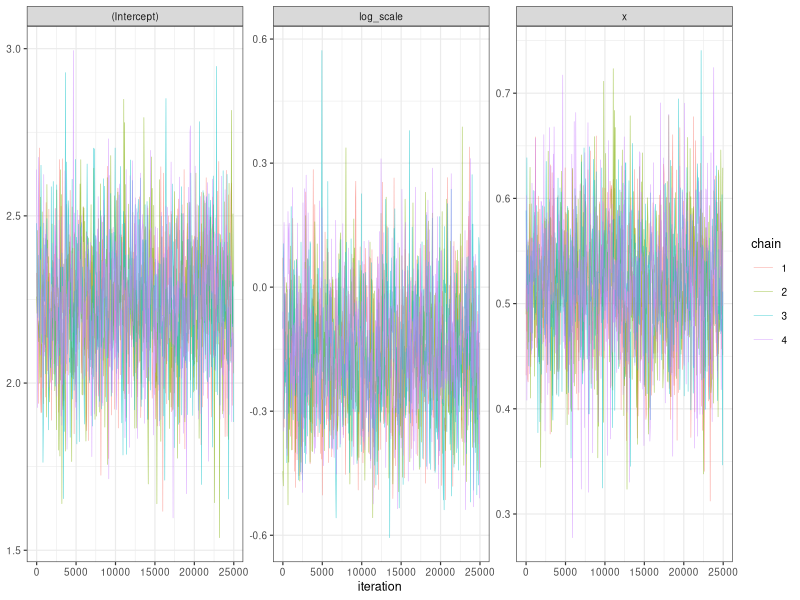
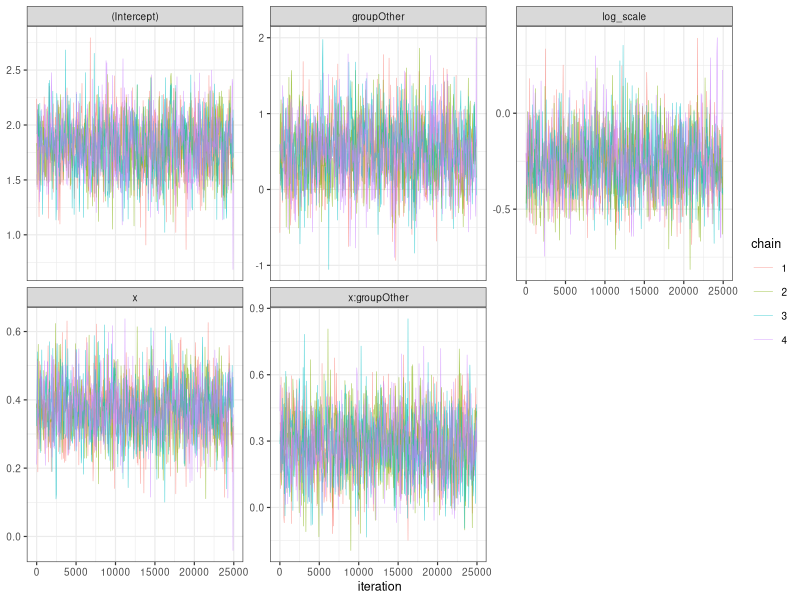

R code for these plots, in order:
# Run from the paleo-islands project root.
library(MASS)
library(posterior)
library(ggplot2)
library(readxl)
dir.create("area-estimation/results/bayesian-no-malay-23-10ma", recursive = TRUE, showWarnings = FALSE)
dir.create("area-estimation/plots/bayesian-no-malay-23-10ma", recursive = TRUE, showWarnings = FALSE)
dir.create("area-estimation/logs/bayesian-no-malay-23-10ma", recursive = TRUE, showWarnings = FALSE)
# Compare pooled and region-specific relationships on the same 23 islands after the stated exclusions.
d <- read.csv("area-estimation/results/selected-27/input.csv")
d <- d[!d$island %in% c("Borneo", "Java", "Sumatra", "Sulawesi"), ]
stopifnot(nrow(d) == 23)
d$x <- log(d$area_km2 / 10000)
write.csv(d, "area-estimation/results/bayesian-no-malay-23-10ma/calibration-data.csv", row.names = FALSE)
d$group <- factor(ifelse(d$region == "Caribbean", "Caribbean", "Other"), levels = c("Caribbean", "Other"))
write.csv(d, "area-estimation/results/bayesian-no-malay-23-10ma/calibration-data.csv", row.names = FALSE)
formulas <- list(simple = ~ x, separate = ~ x * group)
results <- list()
diagnostics <- data.frame()
acceptance <- data.frame()
traces <- data.frame()
started <- proc.time()[3]

# Four chains; proposal covariance fixed at posterior-mode curvature.
# Only proposal scale is tuned during warmup, then held fixed.
for (model in names(formulas)) {
  X <- model.matrix(formulas[[model]], d)
  p <- ncol(X)
  for (prior_width in 1) {
    id <- paste0(model, "_prior", prior_width)
    prior_mean <- rep(0, p)
    prior_mean[1] <- log(10)
    prior_mean[2] <- .4
    prior_sd <- rep(1.5, p)
    prior_sd[1] <- 2
    prior_sd[grepl("x", colnames(X), fixed = TRUE)] <- .5
    prior_sd <- prior_sd * prior_width
    # log(sigma) or log(NB size) is sampled with the appropriate prior.
    log_target <- function(theta) {
      beta <- theta[seq_len(p)]
      eta <- as.vector(X %*% beta)
      scale <- exp(theta[p+1])
      if (!is.finite(scale) || scale < 1e-10 || scale > 1e10) return(-Inf)
      lp <- sum(dnorm(beta, prior_mean, prior_sd, log = TRUE))
      if (model %in% c("simple", "separate")) {
        ll <- sum(dnorm(log(d$n_sp), eta, scale, log = TRUE))
        lp <- lp + dnorm(scale, 0, 1.5*prior_width, log = TRUE) + log(scale)
      } else {
        ll <- sum(dnbinom(d$n_sp, mu = exp(eta), size = scale, log = TRUE))
        lp <- lp + dnorm(log(scale), log(2), 1.5*prior_width, log = TRUE)
      }
      if (!is.finite(ll + lp)) return(-Inf)
      ll + lp
    }
    start <- c(prior_mean, 0)
    mode <- optim(start, function(z) -log_target(z), method = "BFGS", hessian = TRUE,
                  control = list(maxit = 2000, reltol = 1e-10))
    stopifnot(mode$convergence == 0, min(eigen(mode$hessian, symmetric = TRUE)$values) > 0)
    L <- t(chol(solve(mode$hessian)))
    chains <- array(NA_real_, c(25000, 4, p+1),
                    dimnames = list(NULL, paste0("chain",1:4), c(colnames(X), "log_scale")))
    for (chain in 1:4) {
      set.seed(261000 + 100*match(model, names(formulas)) + 10*prior_width + chain)
      theta <- as.vector(mode$par + L %*% rnorm(p+1, sd = 2))
      value <- log_target(theta)
      step <- 2.38/sqrt(p+1)
      accepted <- 0
      block <- 0
      for (iteration in 1:30000) {
        proposal <- as.vector(theta + step * L %*% rnorm(p+1))
        candidate <- log_target(proposal)
        if (log(runif(1)) < candidate - value) {
          theta <- proposal; value <- candidate
          block <- block + 1
          if (iteration > 5000) accepted <- accepted + 1
        }
        if (iteration <= 5000 && iteration %% 100 == 0) {
          step <- step * exp(.3*(block/100 - .234))
          block <- 0
        }
        if (iteration > 5000) chains[iteration-5000, chain, ] <- theta
      }
      acceptance <- rbind(acceptance, data.frame(model = id, chain = chain, acceptance = accepted/25000))
    }
    summary <- as.data.frame(summarise_draws(as_draws_array(chains)))
    summary$model <- id
    diagnostics <- rbind(diagnostics, summary)
    draws <- rbind(chains[,1,], chains[,2,], chains[,3,], chains[,4,])
    results[[id]] <- list(draws = draws, chains = chains, formula = formulas[[model]],
      prior_mean = prior_mean, prior_sd = prior_sd, mode = mode$par)
    for (j in seq_len(p+1)) {
      for (chain in 1:4) {
        traces <- rbind(traces, data.frame(model = id, parameter = dimnames(chains)[[3]][j],
          chain = factor(chain), iteration = seq(1,25000,by=50), value = chains[seq(1,25000,by=50),chain,j]))
      }
    }
    cat(id, "max Rhat", max(summary$rhat), "min ESS", min(summary$ess_bulk, summary$ess_tail), "\n")
    saveRDS(results, "area-estimation/results/bayesian-no-malay-23-10ma/regression-posteriors.rds")
  }
}
write.csv(diagnostics, "area-estimation/results/bayesian-no-malay-23-10ma/convergence.csv", row.names = FALSE)
write.csv(acceptance, "area-estimation/results/bayesian-no-malay-23-10ma/acceptance.csv", row.names = FALSE)
for (model in names(results)) {
  z <- traces[traces$model == model, ]
  plot <- ggplot(z, aes(iteration, value, colour = chain)) + geom_line(linewidth = .2, alpha = .65) +
    facet_wrap(~parameter, scales = "free_y", ncol = 3) + theme_bw(base_size = 9) + labs(y = NULL)
  ggsave(paste0("area-estimation/plots/bayesian-no-malay-23-10ma/traces-", model, ".pdf"), plot, width = 10, height = 7)
}
cat("Elapsed seconds:", proc.time()[3]-started, "\n")
capture.output(sessionInfo(), file = "area-estimation/logs/bayesian-no-malay-23-10ma/session-info.txt")
stopifnot(all(diagnostics$rhat < 1.01), all(diagnostics$ess_bulk > 400), all(diagnostics$ess_tail > 400))
